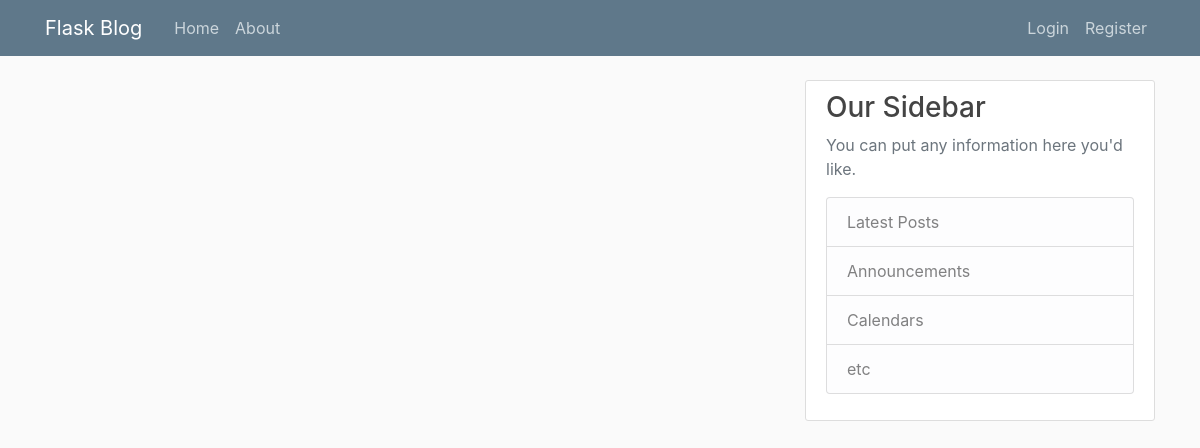
Page /home on the earlier database version.
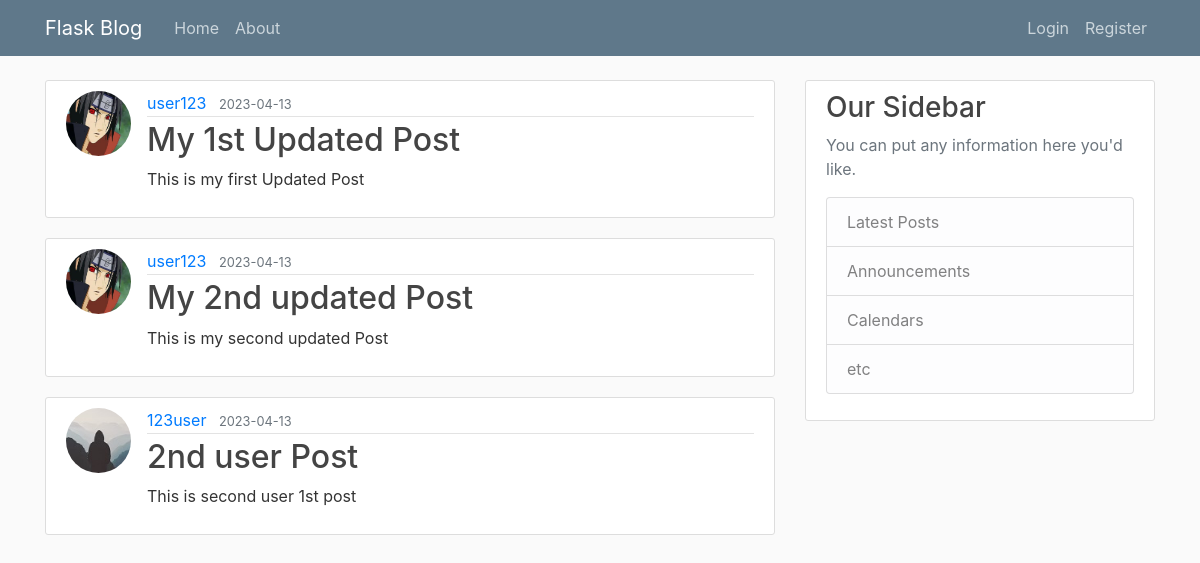
Same page on the later database version.
### flaskblog/models.py (models this page shows, shortened)
class Post(db.Model):
    id = db.Column(db.Integer, primary_key=True)
    title = db.Column(db.String(100), nullable=False)
    date_posted = db.Column(db.DateTime(), nullable=False, default=datetime.utcnow)
    content = db.Column(db.Text, nullable=False)
    user_id = db.Column(db.Integer, db.ForeignKey('user.id'), nullable=False)

class User(db.Model, UserMixin):
    id = db.Column(db.Integer, primary_key=True)
    username = db.Column(db.String(20), unique=True, nullable=False)
    email = db.Column(db.String(120), unique=True, nullable=False)
    image_file = db.Column(db.String(20), nullable=False, default='default.jpg')
    password = db.Column(db.String(60), nullable=False)
    posts = db.relationship('Post', backref='author', lazy=True)

### flaskblog/routes.py (the view)
@app.route("/")
@app.route("/home")
def home():
    posts = Post.query.all()
    return render_template('Home.html', posts=posts)

### flaskblog/templates/Home.html
{% extends "layout.html" %}
{% block content %}
    {% for post in posts %}
        <article class="media content-section">
            <img class='rounded-circle article-img' src="{{ url_for('static', filename='profile_pics/' + post.author.image_file) }}">
            <div class="media-body">
                <div class="article-metadata">
                    <a class="mr-2" href="#">{{ post.author.username }}</a>
                    <small class="text-muted">{{ post.date_posted.strftime('%Y-%m-%d') }}</small>
                </div>
                <h2><a class="article-title" href="{{ url_for('post', post_id=post.id)  }}">{{ post.title }}</a></h2>
                <p class="article-content">{{ post.content }}</p>
            </div>
        </article>
    {% endfor %}
{% endblock content %}

### flaskblog/templates/layout.html (shortened to what this page needs)
<!DOCTYPE html>
<html>
<head>
    <link rel="stylesheet" href="https://maxcdn.bootstrapcdn.com/bootstrap/4.0.0/css/bootstrap.min.css">
    <link rel="stylesheet" type="text/css" href="{{ url_for('static', filename='main.css') }}">
</head>
<body>
    <header class="site-header">
      <nav class="navbar navbar-expand-md navbar-dark bg-steel fixed-top">
        <div class="container">
          <a class="navbar-brand mr-4" href="/">Flask Blog</a>
          <div class="collapse navbar-collapse" id="navbarToggle">
            <div class="navbar-nav mr-auto">
              <a class="nav-item nav-link" href="{{ url_for('home') }}">Home</a>
              <a class="nav-item nav-link" href="{{ url_for('about') }}">About</a>
            </div>
            <div class="navbar-nav">
              {% if current_user.is_authenticated %}
                <a class="nav-item nav-link" href="{{ url_for('account') }}">Account</a>
                <a class="nav-item nav-link" href="{{ url_for('new_post') }}">New Post</a>
                <a class="nav-item nav-link" href="{{ url_for('logout') }}">Logout</a>
              {% else %}
                <a class="nav-item nav-link" href="{{ url_for('login') }}">Login</a>
                <a class="nav-item nav-link" href="{{ url_for('register') }}">Register</a>
              {% endif %}
            </div>
          </div>
        </div>
      </nav>
    </header>
    <main role="main" class="container">
      <div class="row">
        <div class="col-md-8">
          {% block content %}{% endblock %}
        </div>
        <div class="col-md-4">
          <div class="content-section">
            <h3>Our Sidebar</h3>
            <p class='text-muted'>You can put any information here you'd like.
              <ul class="list-group">
                <li class="list-group-item list-group-item-light">Latest Posts</li>
                <li class="list-group-item list-group-item-light">Announcements</li>
                <li class="list-group-item list-group-item-light">Calendars</li>
                <li class="list-group-item list-group-item-light">etc</li>
              </ul>
            </p>
          </div>
        </div>
      </div>
    </main>
</body>
</html>

### flaskblog/static/main.css (style rules this page uses)
body { background: #fafafa; color: #333333; margin-top: 5rem; }
h1, h2, h3, h4, h5, h6 { color: #444444; }
.bg-steel { background-color: #5f788a; }
.site-header .navbar-nav .nav-link { color: #cbd5db; }
.content-section { background: #ffffff; padding: 10px 20px; border: 1px solid #dddddd; border-radius: 3px; margin-bottom: 20px; }
.article-title { color: #444444; }
.article-content { white-space: pre-line; }
.article-img { height: 65px; width: 65px; margin-right: 16px; }
.article-metadata { padding-bottom: 1px; margin-bottom: 4px; border-bottom: 1px solid #e3e3e3 }

Differences in the rows shown:
added Post: image_file (picture), author.username "user123", date_posted "2023-04-13", title "My 1st Updated Post", content "This is my first Updated Post"
added Post: image_file (picture), author.username "user123", date_posted "2023-04-13", title "My 2nd updated Post", content "This is my second updated Post"
added Post: image_file (placeholder picture), author.username "123user", date_posted "2023-04-13", title "2nd user Post", content "This is second user 1st post"
